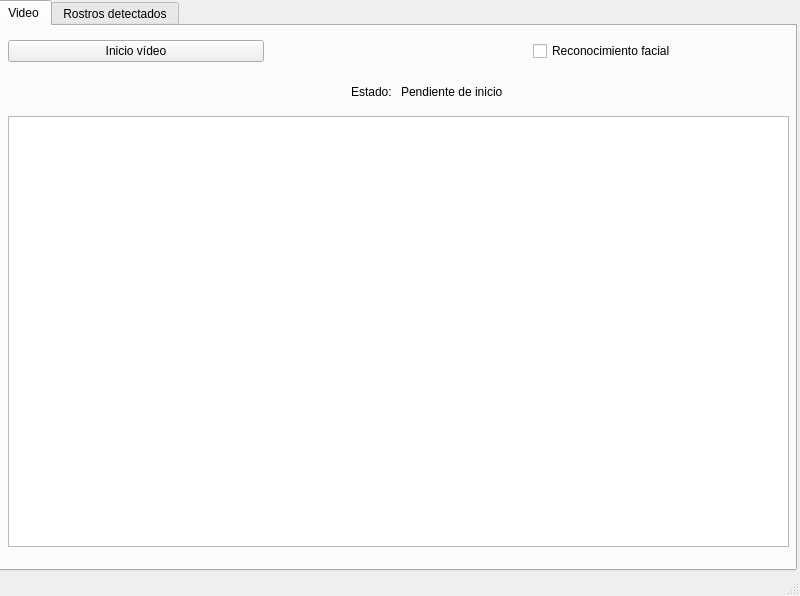
<?xml version="1.0" encoding="UTF-8"?>
<ui version="4.0">
 <class>ViCON</class>
 <widget class="QMainWindow" name="ViCON">
  <property name="geometry">
   <rect>
    <x>0</x>
    <y>0</y>
    <width>800</width>
    <height>596</height>
   </rect>
  </property>
  <property name="windowTitle">
   <string>ViCON</string>
  </property>
  <widget class="QWidget" name="centralwidget">
   <widget class="QTabWidget" name="tabWidget">
    <property name="geometry">
     <rect>
      <x>-4</x>
      <y>0</y>
      <width>801</width>
      <height>571</height>
     </rect>
    </property>
    <property name="currentIndex">
     <number>0</number>
    </property>
    <widget class="QWidget" name="tab_3">
     <attribute name="title">
      <string>Video</string>
     </attribute>
     <widget class="QGraphicsView" name="graphicsView">
      <property name="geometry">
       <rect>
        <x>10</x>
        <y>90</y>
        <width>781</width>
        <height>431</height>
       </rect>
      </property>
     </widget>
     <widget class="QWidget" name="horizontalLayoutWidget">
      <property name="geometry">
       <rect>
        <x>10</x>
        <y>10</y>
        <width>781</width>
        <height>31</height>
       </rect>
      </property>
      <layout class="QHBoxLayout" name="horizontalLayout">
       <item>
        <widget class="QPushButton" name="inicio">
         <property name="text">
          <string>Inicio vídeo</string>
         </property>
        </widget>
       </item>
       <item>
        <widget class="QLabel" name="label_2">
         <property name="text">
          <string/>
         </property>
        </widget>
       </item>
       <item>
        <widget class="QCheckBox" name="reconocimiento">
         <property name="text">
          <string>Reconocimiento facial</string>
         </property>
        </widget>
       </item>
      </layout>
     </widget>
     <widget class="QWidget" name="horizontalLayoutWidget_2">
      <property name="geometry">
       <rect>
        <x>9</x>
        <y>50</y>
        <width>781</width>
        <height>31</height>
       </rect>
      </property>
      <layout class="QHBoxLayout" name="horizontalLayout_2">
       <item>
        <widget class="QLabel" name="label">
         <property name="text">
          <string>Estado: </string>
         </property>
         <property name="alignment">
          <set>Qt::AlignRight|Qt::AlignTrailing|Qt::AlignVCenter</set>
         </property>
        </widget>
       </item>
       <item>
        <widget class="QLabel" name="estado">
         <property name="text">
          <string>Pendiente de inicio</string>
         </property>
        </widget>
       </item>
      </layout>
     </widget>
    </widget>
    <widget class="QWidget" name="tab_4">
     <attribute name="title">
      <string>Rostros detectados</string>
     </attribute>
     <widget class="QListView" name="listView">
      <property name="geometry">
       <rect>
        <x>20</x>
        <y>70</y>
        <width>761</width>
        <height>451</height>
       </rect>
      </property>
     </widget>
     <widget class="QLabel" name="label_3">
      <property name="geometry">
       <rect>
        <x>218</x>
        <y>20</y>
        <width>361</width>
        <height>21</height>
       </rect>
      </property>
      <property name="font">
       <font>
        <pointsize>15</pointsize>
       </font>
      </property>
      <property name="text">
       <string>Lista de rostros detectados</string>
      </property>
      <property name="alignment">
       <set>Qt::AlignCenter</set>
      </property>
     </widget>
    </widget>
   </widget>
  </widget>
  <widget class="QStatusBar" name="statusbar"/>
  <widget class="QMenuBar" name="menubar">
   <property name="geometry">
    <rect>
     <x>0</x>
     <y>0</y>
     <width>800</width>
     <height>22</height>
    </rect>
   </property>
  </widget>
 </widget>
 <resources/>
 <connections/>
</ui>
